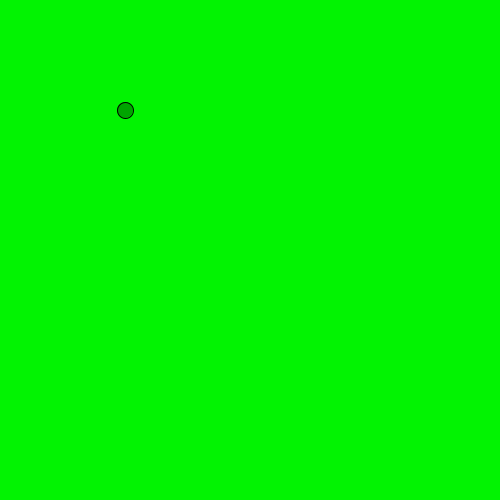
Frame 1 (no input)
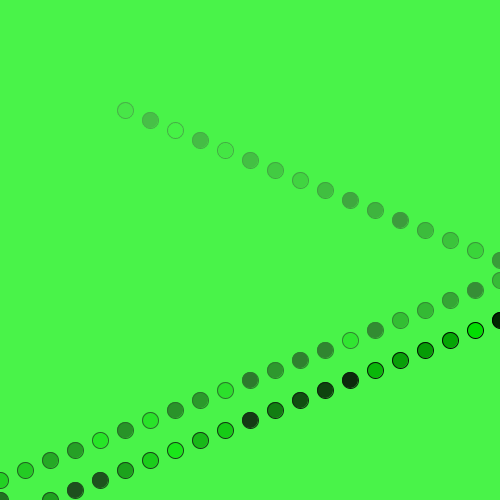
Frame 60 (the mouse pressed at the canvas centre just before this capture)
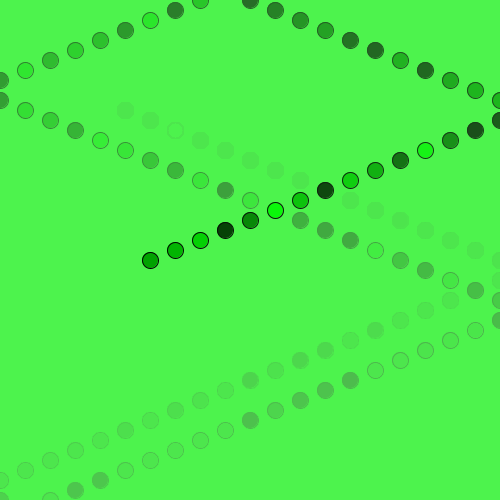
Frame 120 (the mouse held since frame 60 and released just before this capture)

The Processing sketch that drew these frames (run headless with seeded random() and noise(); from frame 60 on, the mouse is pressed at the canvas centre):

// Processing sketch: processing_48498
// ── processing_48498.pde

float x = 100;
float y = 100;
float xspeed = 25;
float yspeed = 10;

void setup() 
{
  size(500,500);
  smooth();
  background(0,243,0,7
  
  
  
  
  
  
  
  
  
  
  
  
  
  
  
  
  
  
  
  
  
  
  
  
  );
}

void draw() {
  noStroke();
  fill(100,255,100,5);
  rect(0,0,width,height);
  
  // Add the current speed to the location.
  x = x + xspeed;
  y = y + yspeed;

  // Check for bouncing
  if ((x > width) || (x < 0)) {
    xspeed = xspeed * -1;
  }
  if ((y > height) || (y < 0)) {
    yspeed = yspeed * -1;
  }

  // Display at x,y location
  stroke(0);
  fill(random(0),random (255),random(0));
  ellipse(x,y,16,16);
 
}
